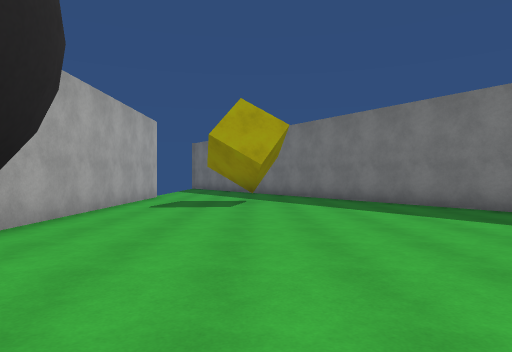
view 1 (above)

13 first-person views from a walk through a scene from a Unity 3-D project. The camera is 1.4 m above the floor, looks level and sees 75° across. The floor is counted in squares, 2 m on a side. Each view is taken from the middle of a square. On the plan, view 1 faces up. The plan holds only what a view shows up to about 10 squares ahead; the rest is blank. The place goes on beyond the plan. The player character is not drawn. Surface patterns are stand-ins for the level's own textures.

view 2
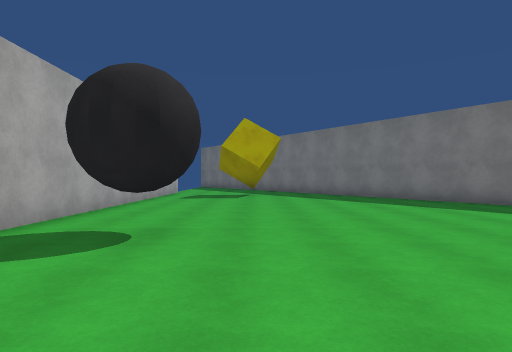

view 3
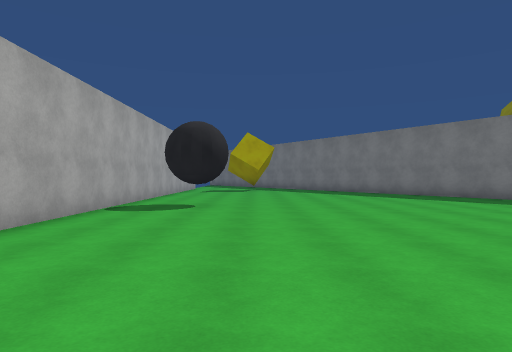

view 4
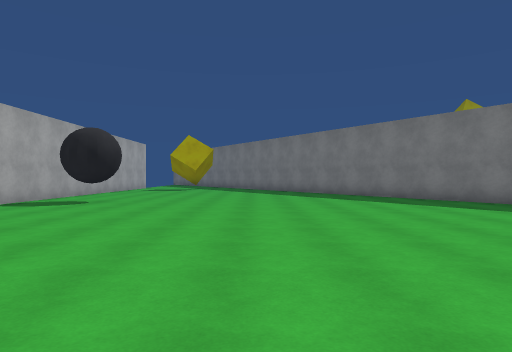

view 5
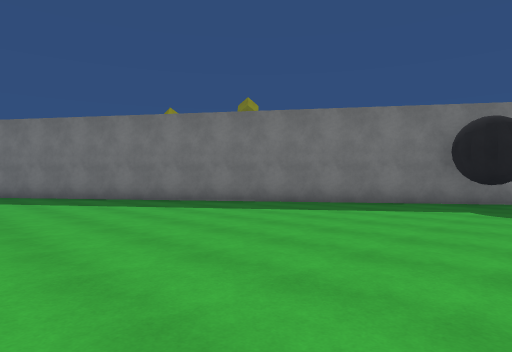

view 6
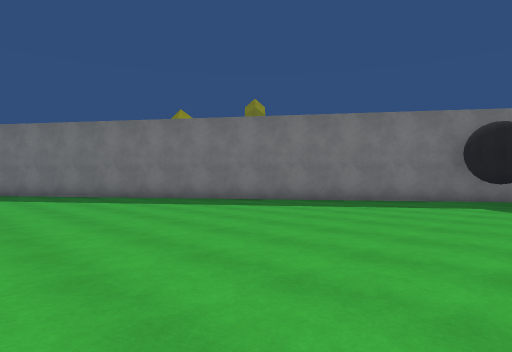

view 7
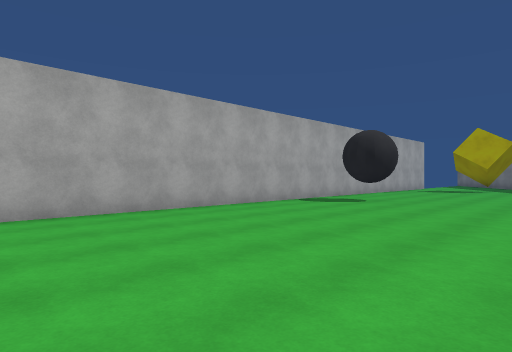

view 8
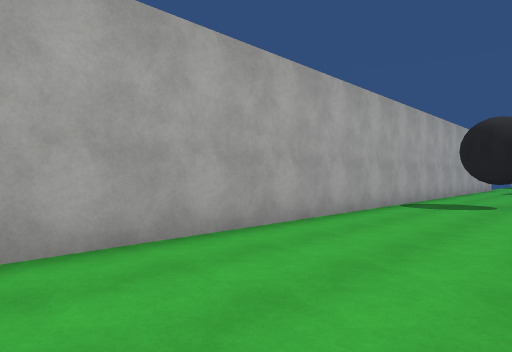

view 9
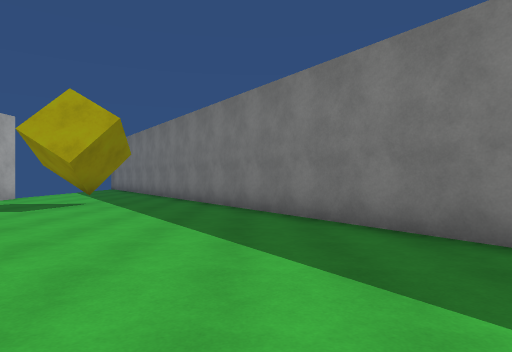

view 10
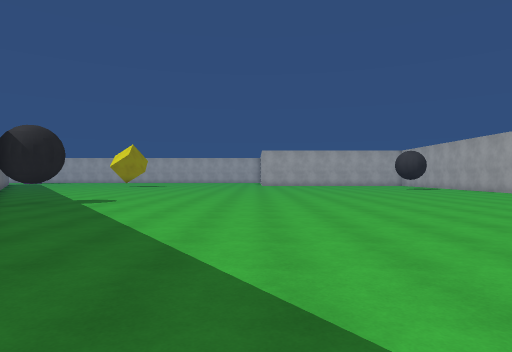

view 11
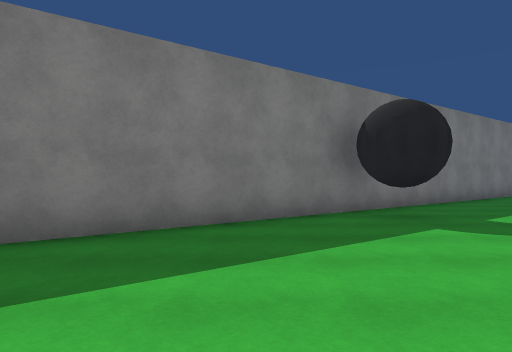

view 12
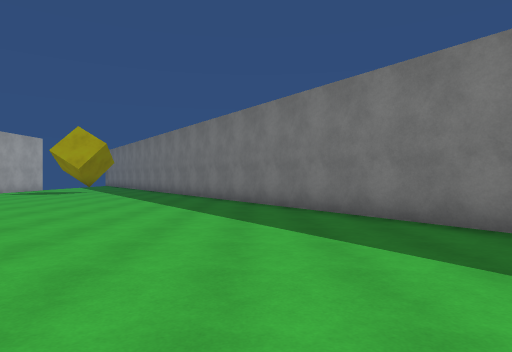

view 13
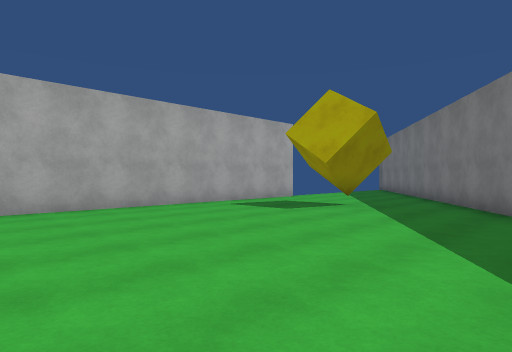

### Floor plan
Points are (right, up) in squares from view 1. A wall is a line through its corners. A room is listed if a view was taken in it or the views show most of it. See-through windows are left out.
Room 1 (views 1, 2, 3, 4, 5, 6, 7, 8, 9, 10, 11, 12, 13)
walls: (0.3, 9.6) (0.1, 8.2); (-3.3, 9.5) (-3.3, -7.6); (15.4, -8.5) (2.2, 10.3)
low walls: (0, 9.4) (-0.1, 8.8)
ways out: opening at (-2.5, 9); opening at (1, 9)
objects: other object (-2, 1) to (-1, 1); other object (12, -7) to (13, -6)

Positions as (right, up) in squares from view 1, and headings:
1: (0, 0), facing up
2: (0, -3), facing up
3: (0, -7), facing up
4: (3, -8), facing up
5: (4, -8), facing up-right
6: (3, -8), facing up-right
7: (3, -8), facing up-left
8: (0, -8), facing up-left
9: (4, 1), facing up
10: (7, 2), facing down
11: (7, -4), facing right
12: (7, -5), facing up
13: (4, 2), facing up-left
